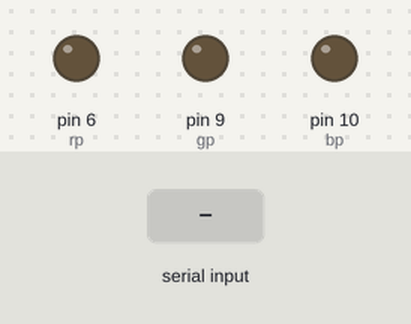
A sketch run on a simulated Arduino Uno, built with avr-gcc and run on an emulated ATmega328P. Shown: output pins drawn as LEDs (lit = HIGH). The inputs (shaded band) are chosen by the test bench. What the sketch prints to the serial monitor is not drawn.

Above: at 1.2 s.
1.3 s: "red" received over Serial
At 2.7 s:
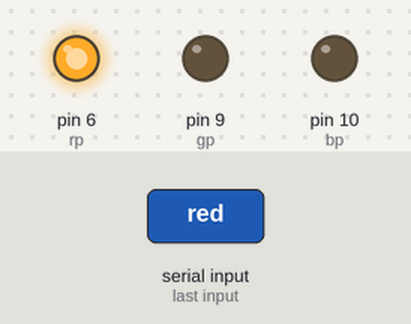
3.8 s: "green" received over Serial
At 5.9 s:
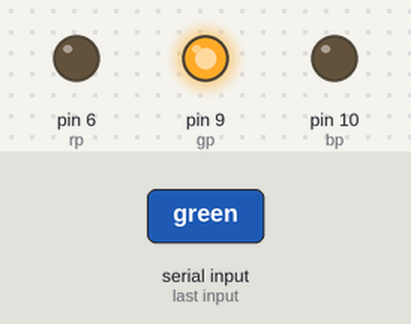
6.3 s: "blue" received over Serial
At 7.7 s:
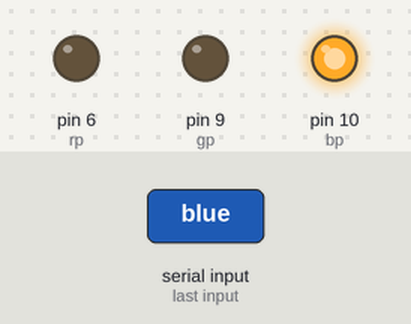
8.8 s: "yellow" received over Serial
At 11.0 s:
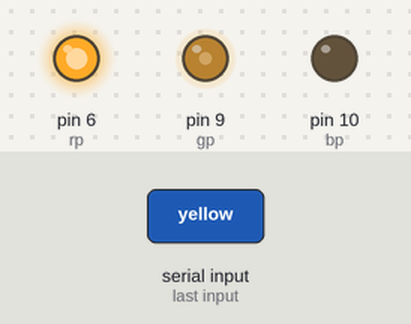
11.3 s: "green" received over Serial
At 12.8 s:
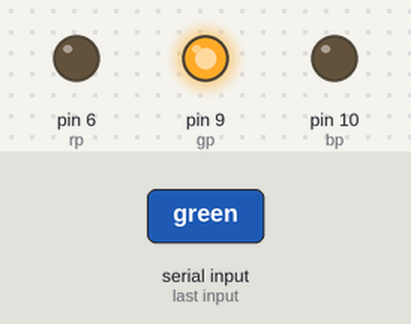
Timing chart, 0 to 14.3 s (numbered marks = the images above; inputs shaded):
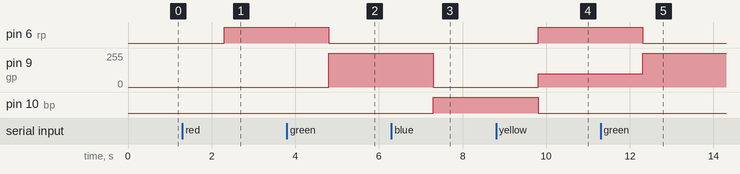

The sketch:

RGB_MULTIPLE_COLORS.ino
```cpp
 int rp=6;
int gp=9;
int bp=10;
String Mycolor;
void setup() {
  // put your setup code here, to run once:
  Serial.begin(9600);
  pinMode(rp, OUTPUT);
  pinMode(gp, OUTPUT);
  pinMode(bp, OUTPUT);
}

void loop() {
  // put your main code here, to run repeatedly:
  Serial.print("What color do you like to glow?");
  while(Serial.available()==0)
  {

  }
  Mycolor=Serial.readString();
  if(Mycolor=="red")
  {
    digitalWrite(rp, HIGH);
    digitalWrite(bp,LOW);
    digitalWrite(gp, LOW);
  }
  if(Mycolor=="green")
  {
    digitalWrite(rp, LOW);
    digitalWrite(bp,LOW);
    digitalWrite(gp, HIGH);
  }
  if(Mycolor=="blue")
  {
    digitalWrite(rp, LOW);
    digitalWrite(bp,HIGH);
    digitalWrite(gp, LOW);
  }//255, 215, 0
  if(Mycolor=="yellow")
  {
   analogWrite(rp,255);
   analogWrite(gp,100);
   analogWrite(bp,0);
  }
}
```

Measured:
- after the input at 1.3 s, pin 6 (rp): LOW → HIGH after 1.0 s
- after the input at 3.8 s, pin 6 (rp): HIGH → LOW after 1.0 s; pin 9 (gp): 0/255 → 255/255 after 1.0 s
- after the input at 6.3 s, pin 9 (gp): 255/255 → 0/255 after 1.0 s; pin 10 (bp): LOW → HIGH after 1.0 s
- after the input at 8.8 s, pin 6 (rp): LOW → HIGH after 1.0 s; pin 9 (gp): 0/255 → 100/255 after 1.0 s; pin 10 (bp): HIGH → LOW after 1.0 s
- after the input at 11.3 s, pin 6 (rp): HIGH → LOW after 1.0 s; pin 9 (gp): 100/255 → 255/255 after 1.0 s
